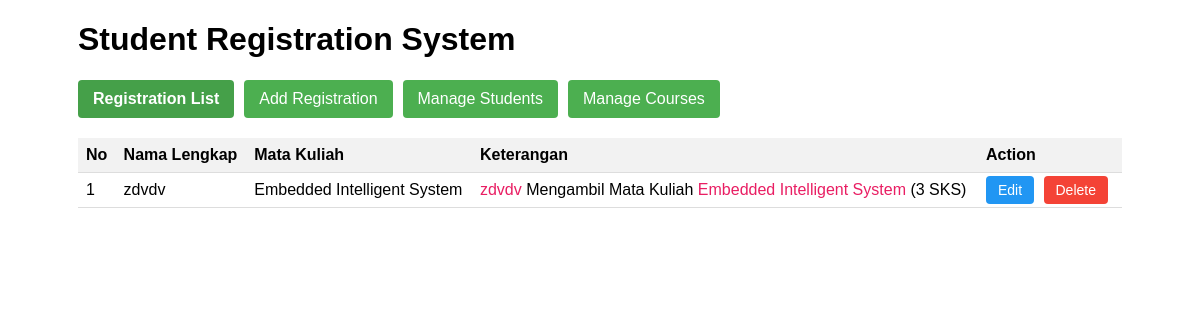
The page / on the database its author committed.
### tables this page shows
CREATE TABLE `krs` (
  `id` int(11) NOT NULL,
  `mahasiswa_npm` char(10) NOT NULL,
  `matakuliah_kodemk` char(6) NOT NULL
);

CREATE TABLE `mahasiswa` (
  `npm` char(10) NOT NULL,
  `nama` varchar(100) NOT NULL,
  `jurusan` varchar(100) NOT NULL,
  `alamat` text NOT NULL
);

CREATE TABLE `matakuliah` (
  `kodemk` char(6) NOT NULL,
  `nama` varchar(50) NOT NULL,
  `jumlah_sks` int(3) NOT NULL
);

### index.php (the view, shortened to what this page needs)
<?php
require_once 'db.php';
function getStudentName($conn, $npm) {
    $query = "SELECT nama FROM mahasiswa WHERE npm = '$npm'";
    $result = mysqli_query($conn, $query);
    $row = mysqli_fetch_assoc($result);
    return $row['nama'];
}
function getCourseName($conn, $kodemk) {
    $query = "SELECT nama FROM matakuliah WHERE kodemk = '$kodemk'";
    $result = mysqli_query($conn, $query);
    $row = mysqli_fetch_assoc($result);
    return $row['nama'];
}
function getCourseCredits($conn, $kodemk) {
    $query = "SELECT jumlah_sks FROM matakuliah WHERE kodemk = '$kodemk'";
    $result = mysqli_query($conn, $query);
    $row = mysqli_fetch_assoc($result);
    return $row['jumlah_sks'];
}
?>
<!DOCTYPE html>
<html lang="en">
<head>
</head>
<body>
    <div class="container">
        <h1>Student Registration System</h1>
        <div class="nav">
            <a href="index.php" class="active">Registration List</a>
            <a href="tambah.php?table=krs">Add Registration</a>
            <a href="index_student.php">Manage Students</a>
            <a href="index_course.php">Manage Courses</a>
        </div>
        <table>
            <thead>
                <tr>
                    <th>No</th>
                    <th>Nama Lengkap</th>
                    <th>Mata Kuliah</th>
                    <th>Keterangan</th>
                    <th>Action</th>
                </tr>
            </thead>
            <tbody>
                <?php
                $query = "SELECT * FROM krs";
                $result = mysqli_query($conn, $query);
                $no = 1;
                while ($row = mysqli_fetch_assoc($result)) {
                    $student_name = getStudentName($conn, $row['mahasiswa_npm']);
                    $course_name = getCourseName($conn, $row['matakuliah_kodemk']);
                    $sks = getCourseCredits($conn, $row['matakuliah_kodemk']);
                    ?>
                    <tr>
                        <td><?php echo $no++; ?></td>
                        <td><?php echo $student_name; ?></td>
                        <td><?php echo $course_name; ?></td>
                        <td>
                            <span style="color: #e91e63;"><?php echo $student_name; ?></span>
                            Mengambil Mata Kuliah
                            <span style="color: #e91e63;"><?php echo $course_name; ?></span>
                            (<?php echo $sks; ?> SKS)
                        </td>
                        <td>
                            <a href="edit.php?id=<?php echo $row['id']; ?>&table=krs" class="btn btn-edit">Edit</a>
                            <a href="hapus.php?id=<?php echo $row['id']; ?>&table=krs" class="btn btn-delete" onclick="return confirm('Are you sure you want to delete this registration?')">Delete</a>
                        </td>
                    </tr>
                    <?php
                }
                ?>
            </tbody>
        </table>
    </div>
</body>
</html>

### index.php (style rules this page uses)
body { font-family: Arial, sans-serif; margin: 20px; }
.container { width: 90%; margin: 0 auto; }
table { width: 100%; border-collapse: collapse; margin-top: 20px; }
th, td { padding: 8px; text-align: left; border-bottom: 1px solid #ddd; }
th { background-color: #f2f2f2; }
.btn { padding: 6px 12px; text-decoration: none; border-radius: 4px; color: white; font-size: 14px; margin-right: 5px; }
.btn-edit { background-color: #2196F3; }
.btn-delete { background-color: #f44336; }
.nav { margin-bottom: 20px; display: flex; gap: 10px; }
.nav a { text-decoration: none; padding: 10px 15px; background-color: #4CAF50; color: white; border-radius: 4px; }
.active { font-weight: bold; background-color: #45a049 !important; }

### rows shown on the page
krs: mahasiswa_npm.nama "zdvdv", matakuliah_kodemk.nama "Embedded Intelligent System", matakuliah_kodemk.jumlah_sks "3"
